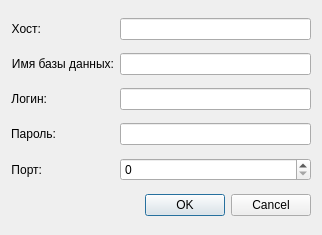
<?xml version="1.0" encoding="UTF-8"?>
<ui version="4.0">
 <class>DbData</class>
 <widget class="QDialog" name="DbData">
  <property name="geometry">
   <rect>
    <x>0</x>
    <y>0</y>
    <width>322</width>
    <height>235</height>
   </rect>
  </property>
  <property name="windowTitle">
   <string>Dialog</string>
  </property>
  <layout class="QGridLayout" name="gridLayout">
   <item row="4" column="1">
    <widget class="QSpinBox" name="spB_port">
     <property name="sizePolicy">
      <sizepolicy hsizetype="Preferred" vsizetype="Fixed">
       <horstretch>0</horstretch>
       <verstretch>0</verstretch>
      </sizepolicy>
     </property>
     <property name="maximum">
      <number>65535</number>
     </property>
    </widget>
   </item>
   <item row="1" column="0">
    <widget class="QLabel" name="lb_dbName">
     <property name="sizePolicy">
      <sizepolicy hsizetype="Maximum" vsizetype="Preferred">
       <horstretch>0</horstretch>
       <verstretch>0</verstretch>
      </sizepolicy>
     </property>
     <property name="text">
      <string>Имя базы данных:</string>
     </property>
     <property name="alignment">
      <set>Qt::AlignmentFlag::AlignRight|Qt::AlignmentFlag::AlignTrailing|Qt::AlignmentFlag::AlignVCenter</set>
     </property>
    </widget>
   </item>
   <item row="0" column="0">
    <widget class="QLabel" name="lb_host">
     <property name="sizePolicy">
      <sizepolicy hsizetype="Fixed" vsizetype="Minimum">
       <horstretch>35</horstretch>
       <verstretch>0</verstretch>
      </sizepolicy>
     </property>
     <property name="text">
      <string>Хост:</string>
     </property>
     <property name="alignment">
      <set>Qt::AlignmentFlag::AlignRight|Qt::AlignmentFlag::AlignTrailing|Qt::AlignmentFlag::AlignVCenter</set>
     </property>
    </widget>
   </item>
   <item row="1" column="1">
    <widget class="QLineEdit" name="le_dbName">
     <property name="sizePolicy">
      <sizepolicy hsizetype="Preferred" vsizetype="Fixed">
       <horstretch>0</horstretch>
       <verstretch>0</verstretch>
      </sizepolicy>
     </property>
    </widget>
   </item>
   <item row="4" column="0">
    <widget class="QLabel" name="lb_port">
     <property name="sizePolicy">
      <sizepolicy hsizetype="Maximum" vsizetype="Preferred">
       <horstretch>0</horstretch>
       <verstretch>0</verstretch>
      </sizepolicy>
     </property>
     <property name="text">
      <string>Порт:</string>
     </property>
     <property name="alignment">
      <set>Qt::AlignmentFlag::AlignRight|Qt::AlignmentFlag::AlignTrailing|Qt::AlignmentFlag::AlignVCenter</set>
     </property>
    </widget>
   </item>
   <item row="0" column="1">
    <widget class="QLineEdit" name="le_host">
     <property name="sizePolicy">
      <sizepolicy hsizetype="Minimum" vsizetype="Fixed">
       <horstretch>0</horstretch>
       <verstretch>0</verstretch>
      </sizepolicy>
     </property>
    </widget>
   </item>
   <item row="3" column="1">
    <widget class="QLineEdit" name="le_pass">
     <property name="sizePolicy">
      <sizepolicy hsizetype="Preferred" vsizetype="Fixed">
       <horstretch>0</horstretch>
       <verstretch>0</verstretch>
      </sizepolicy>
     </property>
    </widget>
   </item>
   <item row="5" column="0" colspan="2">
    <widget class="QDialogButtonBox" name="buttonBox">
     <property name="orientation">
      <enum>Qt::Orientation::Horizontal</enum>
     </property>
     <property name="standardButtons">
      <set>QDialogButtonBox::StandardButton::Cancel|QDialogButtonBox::StandardButton::Ok</set>
     </property>
    </widget>
   </item>
   <item row="2" column="0">
    <widget class="QLabel" name="lb_login">
     <property name="sizePolicy">
      <sizepolicy hsizetype="Maximum" vsizetype="Preferred">
       <horstretch>0</horstretch>
       <verstretch>0</verstretch>
      </sizepolicy>
     </property>
     <property name="text">
      <string>Логин:</string>
     </property>
     <property name="alignment">
      <set>Qt::AlignmentFlag::AlignRight|Qt::AlignmentFlag::AlignTrailing|Qt::AlignmentFlag::AlignVCenter</set>
     </property>
    </widget>
   </item>
   <item row="2" column="1">
    <widget class="QLineEdit" name="le_login">
     <property name="sizePolicy">
      <sizepolicy hsizetype="Preferred" vsizetype="Fixed">
       <horstretch>0</horstretch>
       <verstretch>0</verstretch>
      </sizepolicy>
     </property>
    </widget>
   </item>
   <item row="3" column="0">
    <widget class="QLabel" name="lb_pass">
     <property name="sizePolicy">
      <sizepolicy hsizetype="Maximum" vsizetype="Preferred">
       <horstretch>0</horstretch>
       <verstretch>0</verstretch>
      </sizepolicy>
     </property>
     <property name="text">
      <string>Пароль:</string>
     </property>
     <property name="alignment">
      <set>Qt::AlignmentFlag::AlignRight|Qt::AlignmentFlag::AlignTrailing|Qt::AlignmentFlag::AlignVCenter</set>
     </property>
    </widget>
   </item>
  </layout>
 </widget>
 <resources/>
 <connections>
  <connection>
   <sender>buttonBox</sender>
   <signal>accepted()</signal>
   <receiver>DbData</receiver>
   <slot>accept()</slot>
   <hints>
    <hint type="sourcelabel">
     <x>248</x>
     <y>254</y>
    </hint>
    <hint type="destinationlabel">
     <x>157</x>
     <y>274</y>
    </hint>
   </hints>
  </connection>
  <connection>
   <sender>buttonBox</sender>
   <signal>rejected()</signal>
   <receiver>DbData</receiver>
   <slot>reject()</slot>
   <hints>
    <hint type="sourcelabel">
     <x>316</x>
     <y>260</y>
    </hint>
    <hint type="destinationlabel">
     <x>286</x>
     <y>274</y>
    </hint>
   </hints>
  </connection>
 </connections>
</ui>
